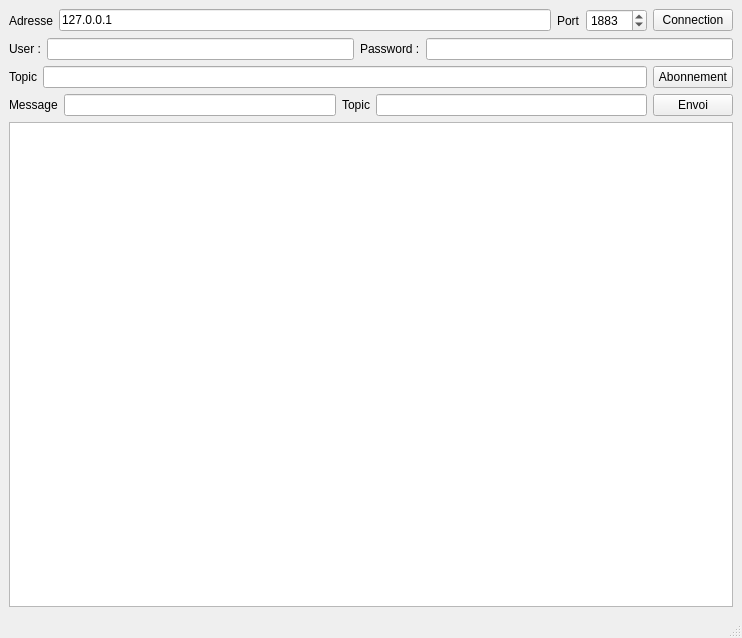
<?xml version="1.0" encoding="UTF-8"?>
<ui version="4.0">
 <class>MainWindow</class>
 <widget class="QMainWindow" name="MainWindow">
  <property name="geometry">
   <rect>
    <x>0</x>
    <y>0</y>
    <width>742</width>
    <height>638</height>
   </rect>
  </property>
  <property name="windowTitle">
   <string>MainWindow</string>
  </property>
  <widget class="QWidget" name="centralwidget">
   <layout class="QGridLayout" name="gridLayout">
    <item row="2" column="2">
     <layout class="QHBoxLayout" name="horizontalLayout">
      <item>
       <widget class="QLabel" name="label_3">
        <property name="text">
         <string>Topic</string>
        </property>
       </widget>
      </item>
      <item>
       <widget class="QLineEdit" name="leAboTopic"/>
      </item>
      <item>
       <widget class="QPushButton" name="pbAbo">
        <property name="text">
         <string>Abonnement</string>
        </property>
       </widget>
      </item>
     </layout>
    </item>
    <item row="4" column="2">
     <widget class="QTextEdit" name="textEdit"/>
    </item>
    <item row="0" column="2">
     <layout class="QHBoxLayout" name="horizontalLayout_2">
      <item>
       <widget class="QLabel" name="label">
        <property name="text">
         <string>Adresse</string>
        </property>
       </widget>
      </item>
      <item>
       <widget class="QLineEdit" name="leAdresse">
        <property name="text">
         <string>127.0.0.1</string>
        </property>
       </widget>
      </item>
      <item>
       <widget class="QLabel" name="label_2">
        <property name="text">
         <string>Port</string>
        </property>
       </widget>
      </item>
      <item>
       <widget class="QSpinBox" name="spinBox">
        <property name="maximum">
         <number>65000</number>
        </property>
        <property name="value">
         <number>1883</number>
        </property>
       </widget>
      </item>
      <item>
       <widget class="QPushButton" name="pbConnect">
        <property name="text">
         <string>Connection</string>
        </property>
       </widget>
      </item>
     </layout>
    </item>
    <item row="3" column="2">
     <layout class="QHBoxLayout" name="horizontalLayout_3">
      <item>
       <widget class="QLabel" name="label_4">
        <property name="text">
         <string>Message</string>
        </property>
       </widget>
      </item>
      <item>
       <widget class="QLineEdit" name="leEnvoiMessage"/>
      </item>
      <item>
       <widget class="QLabel" name="label_5">
        <property name="text">
         <string>Topic</string>
        </property>
       </widget>
      </item>
      <item>
       <widget class="QLineEdit" name="leEnvoiTopic"/>
      </item>
      <item>
       <widget class="QPushButton" name="pbEnvoi">
        <property name="text">
         <string>Envoi</string>
        </property>
       </widget>
      </item>
     </layout>
    </item>
    <item row="1" column="2">
     <layout class="QHBoxLayout" name="horizontalLayout_4">
      <item>
       <widget class="QLabel" name="label_6">
        <property name="text">
         <string>User :</string>
        </property>
       </widget>
      </item>
      <item>
       <widget class="QLineEdit" name="leUser">
        <property name="text">
         <string/>
        </property>
       </widget>
      </item>
      <item>
       <widget class="QLabel" name="label_7">
        <property name="text">
         <string>Password :</string>
        </property>
       </widget>
      </item>
      <item>
       <widget class="QLineEdit" name="lePassword">
        <property name="text">
         <string/>
        </property>
       </widget>
      </item>
     </layout>
    </item>
   </layout>
  </widget>
  <widget class="QMenuBar" name="menubar">
   <property name="geometry">
    <rect>
     <x>0</x>
     <y>0</y>
     <width>742</width>
     <height>22</height>
    </rect>
   </property>
  </widget>
  <widget class="QStatusBar" name="statusbar"/>
 </widget>
 <resources/>
 <connections/>
</ui>
